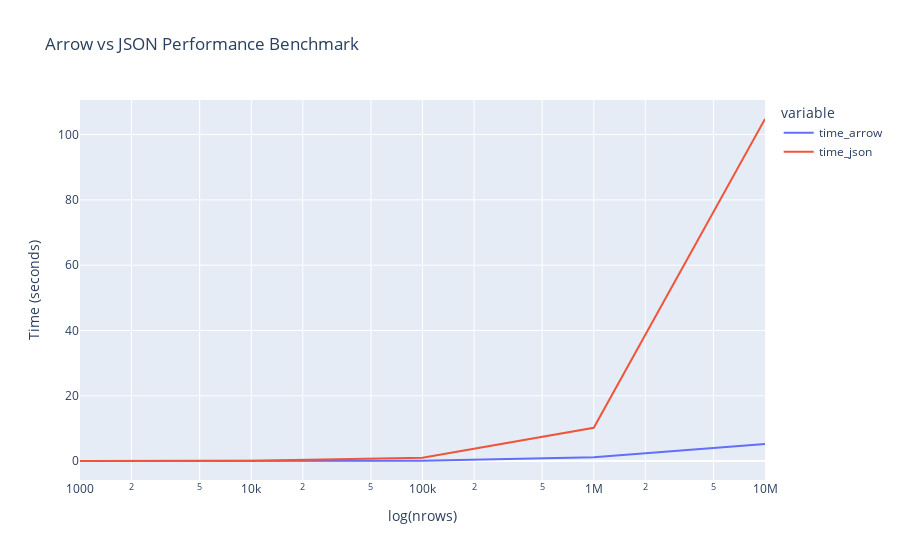

Notebook code cell kept with this figure:
### Code cell
import pandas as pd
import plotly.express as px

df = pd.DataFrame(data)
fig = px.line(
    df,
    x="nrows",
    y=["time_arrow", "time_json"],
    log_x=True,
    labels={"nrows": "log(nrows)", "value": "Time (seconds)"},
    title="Arrow vs JSON Performance Benchmark",
    width=400,
)
fig.show()

### Figure 1 — Plotly figure (JSON) as saved in the notebook; plotly's stock layout.template omitted (floating-point values rounded to 4 significant figures)
{"data": [{"hovertemplate": "variable=time_arrow<br>log(nrows)=%{x}<br>Time (seconds)=%{y}<extra></extra>", "legendgroup": "time_arrow", "line": {"color": "#636efa", "dash": "solid"}, "marker": {"symbol": "circle"}, "mode": "lines", "name": "time_arrow", "orientation": "v", "showlegend": true, "type": "scatter", "x": [1000, 10000, 100000, 1000000, 10000000], "xaxis": "x", "y": [0.05107, 0.03676, 0.1391, 1.181, 5.223], "yaxis": "y"}, {"hovertemplate": "variable=time_json<br>log(nrows)=%{x}<br>Time (seconds)=%{y}<extra></extra>", "legendgroup": "time_json", "line": {"color": "#EF553B", "dash": "solid"}, "marker": {"symbol": "circle"}, "mode": "lines", "name": "time_json", "orientation": "v", "showlegend": true, "type": "scatter", "x": [1000, 10000, 100000, 1000000, 10000000], "xaxis": "x", "y": [0.03712, 0.1229, 1.011, 10.21, 104.8], "yaxis": "y"}], "layout": {"legend": {"title": {"text": "variable"}, "tracegroupgap": 0}, "title": {"text": "Arrow vs JSON Performance Benchmark"}, "xaxis": {"anchor": "y", "domain": [0, 1], "title": {"text": "log(nrows)"}, "type": "log"}, "yaxis": {"anchor": "x", "domain": [0, 1], "title": {"text": "Time (seconds)"}}}}
